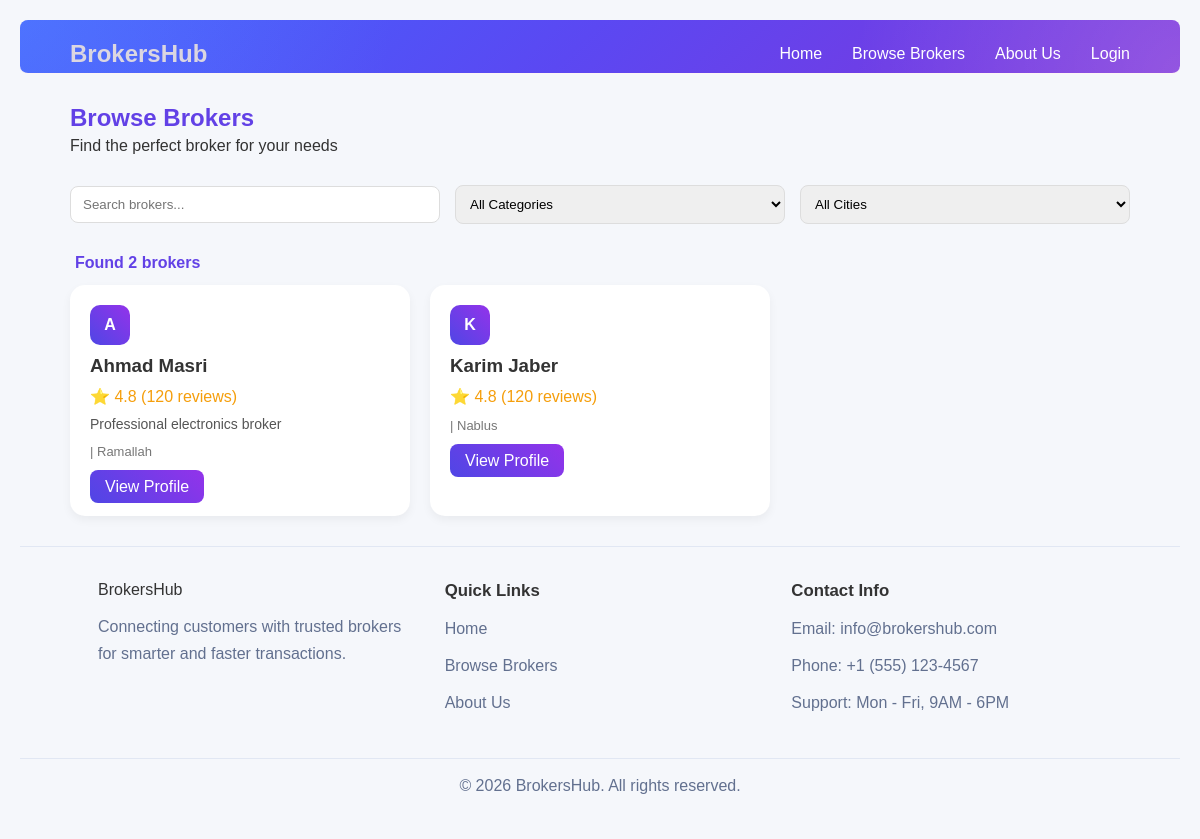
The page /brokers on the database as committed earlier.
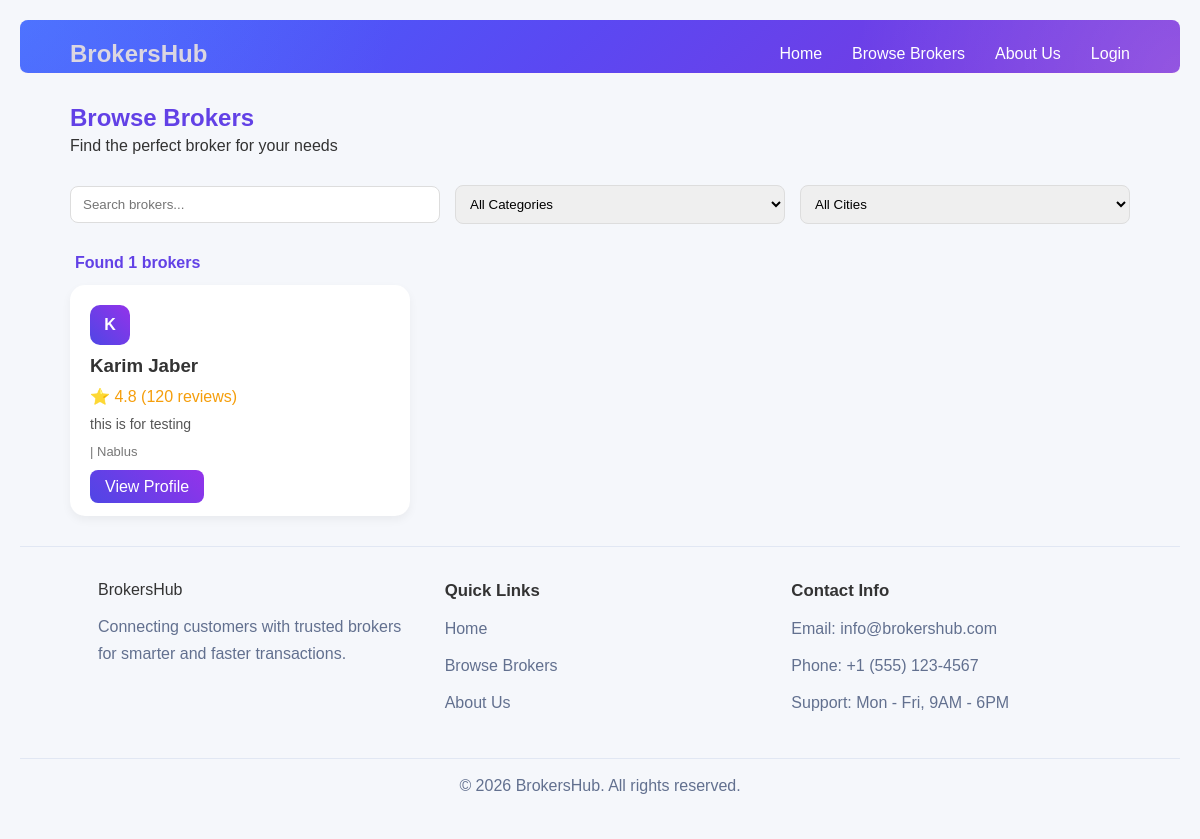
The same page on the database as committed later.
### brokers/models.py (models this page shows, shortened)
class BrokerProfile(models.Model):
    user = models.OneToOneField(User, on_delete=models.CASCADE, related_name='broker_profile')
    business_name = models.CharField(max_length=255)
    city = models.ForeignKey(City, on_delete=models.SET_NULL, null=True, blank=True)
    whatsapp_number = models.CharField(max_length=20)
    description = models.TextField(blank=True)
    is_verified = models.BooleanField(default=False)
    is_active = models.BooleanField(default=True)
    average_rating = models.FloatField(default=0)
    total_reviews = models.IntegerField(default=0)
    show_whatsapp_after_accept = models.BooleanField(default=True)

### accounts/models.py (models this page shows, shortened)
class User(AbstractUser):
    ROLE_CHOICES = (
        ('customer', 'Customer'),
        ('broker', 'Broker'),
        ('admin', 'Admin'),
    )
    role = models.CharField(max_length=20, choices=ROLE_CHOICES)
    phone = models.CharField(max_length=20)

### locations/models.py (models this page shows, shortened)
class City(models.Model):
    name = models.CharField(max_length=100, unique=True)

### brokers/views.py (the view)
# urls.py: path('brokers', views.browse_brokers, name='browse_brokers'),
def browse_brokers(request):
    brokers = BrokerProfile.objects.all()
    context = {
        'brokers': brokers,
        'categories': Category.objects.all(),
        'cities': City.objects.all(),
    }
    return render(request, 'browse_brokers.html', context)

### brokers/templates/browse_brokers.html (shortened to what this page needs)
<!DOCTYPE html>
<html lang="en">
<head>
    {% load static %}
    <link rel="stylesheet" href="{% static 'css/browse_brokers.css' %}">
</head>
<body>
    {% include 'partials/navbar.html' %}
    <section class="browse-header">
        <div class="container">
            <h1>Browse Brokers</h1>
            <p>Find the perfect broker for your needs</p>
        </div>
    </section>
    <section class="filters">
        <div class="container filters-container">
            <input type="text" id="search" placeholder="Search brokers..." class="filter-input">
            <select id="category" class="filter-select">
                <option value="">All Categories</option>
            </select>
            <select id="city" class="filter-select">
                <option value="">All Cities</option>
            </select>
        </div>
    </section>
    <section class="brokers-section">
        <div class="container">
            <p id="resultsCount">Found {{ brokers|length }} brokers</p>
            <div class="brokers-grid" id="brokersGrid">
                {% for broker in brokers %}
                <div class="broker-card">
                    <div class="broker-header">
                        <div class="broker-avatar">
                            {{ broker.user.first_name|slice:":1" }}
                        </div>
                    </div>
                    <h3>
                        {{ broker.user.first_name }} {{ broker.user.last_name }}
                    </h3>
                    <div class="broker-rating">
                        ⭐ 4.8 <span>(120 reviews)</span>
                    </div>
                    <p class="broker-description">
                        {{ broker.description }}
                    </p>
                    <div class="broker-meta">
                        | {% if broker.city %}{{ broker.city.name }}{% else %}Not specified{% endif %}
                    </div>
                    <div class="broker-footer">
                        <a href="{% url 'broker_profile' broker.id %}" class="btn btn-primary">
                            View Profile
                        </a>
                    </div>
                </div>
                {% endfor %}
            </div>
        </div>
    </section>
    <footer class="footer">
        <div class="container footer-grid">
            <div>
                <a href="{% url 'landing' %}" class="brand footer-brand">BrokersHub</a>
                <p class="footer-text">
                    Connecting customers with trusted brokers for smarter and faster transactions.
                </p>
            </div>
            <div>
                <h3>Quick Links</h3>
                <a href="{% url 'landing' %}" class="footer-link">Home</a>
                <a href="{% url 'browse_brokers' %}" class="footer-link">Browse Brokers</a>
                <a href="{% url 'about' %}" class="footer-link">About Us</a>
            </div>
            <div>
                <h3>Contact Info</h3>
                <p class="footer-text">Email: info@brokershub.com</p>
                <p class="footer-text">Phone: +1 (555) 123-4567</p>
                <p class="footer-text">Support: Mon - Fri, 9AM - 6PM</p>
            </div>
        </div>
        <div class="footer-bottom">
            <p>&copy; 2026 BrokersHub. All rights reserved.</p>
        </div>
    </footer>
</body>
</html>

Rows that differ between the two databases and show on the page:
removed BrokerProfile: user.first_name "A", user.first_name "Ahmad", user.last_name "Masri", description "Professional electronics broker", city.name "Ramallah"
removed BrokerProfile: user.first_name "K", user.first_name "Karim", user.last_name "Jaber", city.name "Nablus"
added BrokerProfile: user.first_name "K", user.first_name "Karim", user.last_name "Jaber", description "this is for testing", city.name "Nablus"
Other text that changed with them:
{{ brokers|length }}: "2" → "1"
